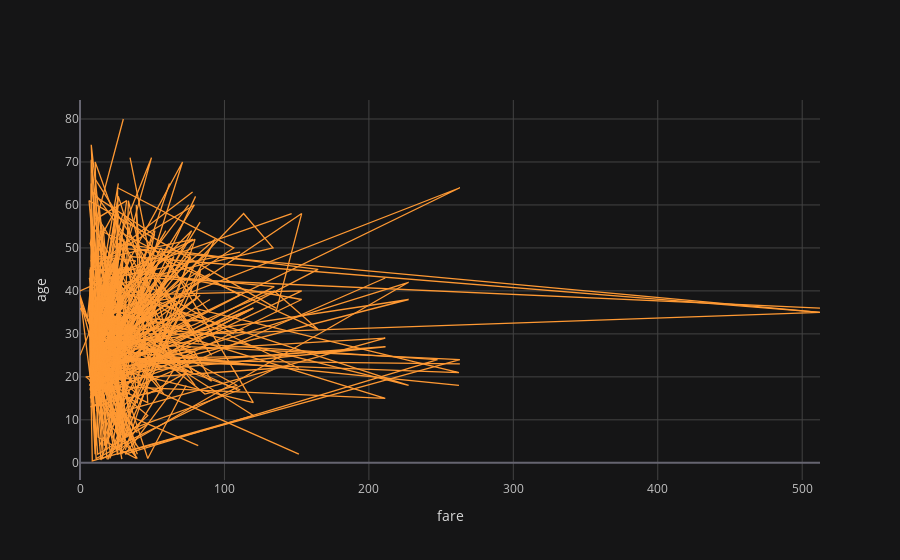

Source (notebook cell):
### Code cell
#we can change themes

cf.set_config_file(theme= 'solar')
df2.iplot(kind='scatter',x='fare',y='age',xTitle='fare',yTitle='age')

### Figure 1 — Plotly figure (JSON) as saved in the notebook; plotly's stock layout.template omitted (floating-point values rounded to 4 significant figures; data arrays with more than 128 entries replaced by an {"elided": "..."} marker saying what was removed)
{"data": [{"line": {"color": "rgba(255, 153, 51, 1.0)", "dash": "solid", "shape": "linear", "width": 1.3}, "mode": "lines", "name": "age", "text": "", "type": "scatter", "x": {"elided": "891 float values"}, "y": {"elided": "891 mixed values"}}], "layout": {"legend": {"bgcolor": "#151516", "font": {"color": "#D9D9D9"}}, "paper_bgcolor": "#151516", "plot_bgcolor": "#151516", "title": {"font": {"color": "#D9D9D9"}}, "xaxis": {"gridcolor": "#434343", "showgrid": true, "tickfont": {"color": "#C2C2C2"}, "title": {"font": {"color": "#D9D9D9"}, "text": "fare"}, "zerolinecolor": "#666570"}, "yaxis": {"gridcolor": "#434343", "showgrid": true, "tickfont": {"color": "#C2C2C2"}, "title": {"font": {"color": "#D9D9D9"}, "text": "age"}, "zerolinecolor": "#666570"}}}
